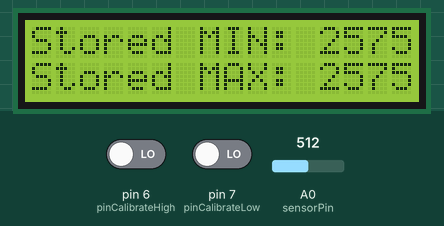
A sketch run on a simulated Arduino Uno, built with avr-gcc and run on an emulated ATmega328P. On the bench: 16×2 character LCD. The test bench sets the inputs (shaded band); at power-on: pin 6 (pinCalibrateHigh) LOW, A0 (sensorPin) = 512, pin 7 (pinCalibrateLow) LOW. EEPROM starts erased; what the sketch prints to the serial monitor is not drawn.

Above: at 0.1 s.
4.3 s: pin 6 (pinCalibrateHigh) driven HIGH
At 6.6 s:
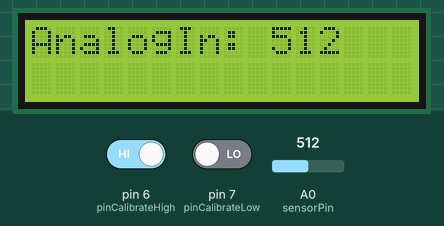
10.5 s: A0 (sensorPin) set to 584
At 15.4 s:
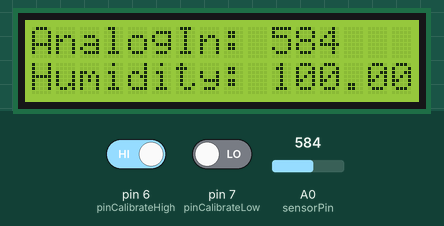
16.6 s: pin 7 (pinCalibrateLow) driven HIGH
24.2 s: pin 6 (pinCalibrateHigh) driven LOW
At 30.6 s:
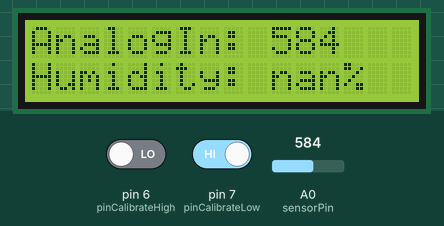
30.9 s: A0 (sensorPin) set to 564
At 33.3 s:
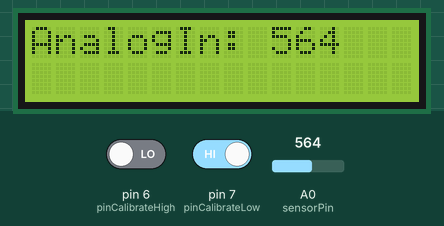
37.0 s: A0 (sensorPin) set to 511
At 39.6 s:
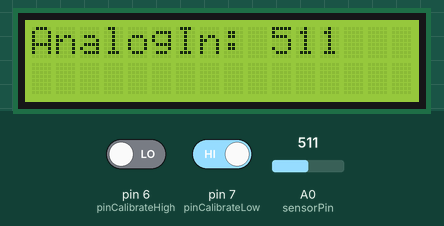
Timing chart, 0 to 41.1 s (numbered marks = the images above; inputs shaded):
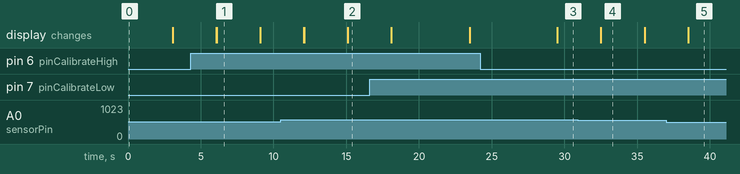

The sketch:

humiditySensor.ino
```cpp
/* So far the code is only for the sensor  completely put into the soil,
  not for layers,
  not for partially put in ...


  I use 2 buttons at 6,7 for triggering the calibration modes


  Measurments are stored in EEPROM  1024 Byte
  For more details look at the code below

*/


// include the libraries code:
#include <LiquidCrystal.h>
#include <EEPROM.h>  // to store measurment values in the eeprom max 1024 Bytes


LiquidCrystal lcd(12, 11, 5, 4, 3, 2); // initialize the library with the numbers of the interface pins


/*****************************************************************************************************
  Global variables
  *********************
*/


// #####################################################################################################
//  Your Calibration measurements put in here
// ############################################

unsigned int MAX_ANALOG_SENSOR_VALUE = 574; // This is the MIN humidity
unsigned int MIN_ANALOG_SENSOR_VALUE = 230;//This is the MAX humidity  ... yes it's reciprocal ...
// #####################################################################################################


// ######################################################################################################
//  PIN SETUP
// ##############

int sensorPin = A0;  // select the input pin for the potentiometer  control the visibility on the display
int pinCalibrateHigh = 6; // button to start the calibration for low humidity
int pinCalibrateLow = 7;  // button to start the calibration for lhigh humidity

// #######################################################################################################


//Sensore varibale stuff
unsigned int sensorValue=0;
float sensorValueInPercent = 0.0;
unsigned int cachedSensorValue=1;

byte sensorValueByte1 = 0;  // variable to store the value coming from the sensor
byte sensorValueByte2 = 0;  // variable to store the value coming from the sensor


// same measurement value counter and convertion
int counter = 0;
byte counterByte1=0;
byte counterByte2=0;


int address = 0; //EEPROM address


boolean storeInEeprom = false; // Flag to store or not to store in EEPROM

//Stored calibration bytes:
static const int ADDRESS_CALIBRATION_MIN_VALUE = EEPROM.length()-4;
//int EEPROM.length()-3
static const int ADDRESS_CALIBRATION_MAX_VALUE = EEPROM.length()-2;
//int EEPROM.length()-1


 byte MIN_ANALOG_SENSOR_VALUE_Byte1 = 0;
 byte MIN_ANALOG_SENSOR_VALUE_Byte2 = 0;
 byte MAX_ANALOG_SENSOR_VALUE_Byte1 = 0;
 byte MAX_ANALOG_SENSOR_VALUE_Byte2 = 0;


int a = 0;  //serial output and iteration


/*
  Global variables  END
  ******************************************************************************************
*/


void setup() {

  // set up the LCD's number of columns and rows:
  lcd.begin(16, 2);
  pinMode(pinCalibrateHigh, INPUT);
  pinMode(pinCalibrateLow, INPUT);


  MIN_ANALOG_SENSOR_VALUE_Byte1 = EEPROM.read(ADDRESS_CALIBRATION_MIN_VALUE);
  MIN_ANALOG_SENSOR_VALUE_Byte2 = EEPROM.read(ADDRESS_CALIBRATION_MIN_VALUE + 1);
  MAX_ANALOG_SENSOR_VALUE_Byte1 = EEPROM.read(ADDRESS_CALIBRATION_MAX_VALUE);
  MAX_ANALOG_SENSOR_VALUE_Byte2 = EEPROM.read(ADDRESS_CALIBRATION_MAX_VALUE + 1);


  MIN_ANALOG_SENSOR_VALUE = MIN_ANALOG_SENSOR_VALUE_Byte1*100 + MIN_ANALOG_SENSOR_VALUE_Byte2;
  MAX_ANALOG_SENSOR_VALUE = MAX_ANALOG_SENSOR_VALUE_Byte1*100 + MAX_ANALOG_SENSOR_VALUE_Byte2;;

  lcd.print("Stored MIN: ");
  lcd.print(MIN_ANALOG_SENSOR_VALUE);
  lcd.setCursor(0, 1);
    lcd.print("Stored MAX: ");
  lcd.print(MAX_ANALOG_SENSOR_VALUE);
  delay(3000);
  lcd.clear();


}


void loop() {


if (digitalRead(pinCalibrateLow) && digitalRead(pinCalibrateHigh) ) {


Serial.begin(9600);
Serial.println("DATA");
Serial.print("Available EEPROM Bytes: ");
Serial.println(EEPROM.length());
while (a < EEPROM.length()) {
    Serial.println(EEPROM.read(a));


    a = a + 1;
  }
  a=0;

Serial.println("Finito");
Serial.end();
}


  //Measurement
  sensorValue = analogRead(sensorPin);   // read the value from the sensor:
  //split into 2 bytes. first byte shows x100, second one x10 and x1
  sensorValueByte1=sensorValue /100;
  sensorValueByte2=sensorValue - (sensorValueByte1)*100;


//Calibration Value 2 through button 1 pressed


  if (digitalRead(pinCalibrateHigh)) {
    lcd.clear();
    MIN_ANALOG_SENSOR_VALUE = sensorValue;


   MIN_ANALOG_SENSOR_VALUE_Byte1 = MIN_ANALOG_SENSOR_VALUE / 100;
   MIN_ANALOG_SENSOR_VALUE_Byte2 = MIN_ANALOG_SENSOR_VALUE - MIN_ANALOG_SENSOR_VALUE_Byte1*100;


    EEPROM.update(ADDRESS_CALIBRATION_MIN_VALUE,MIN_ANALOG_SENSOR_VALUE_Byte1);
    EEPROM.update(ADDRESS_CALIBRATION_MIN_VALUE+1,MIN_ANALOG_SENSOR_VALUE_Byte2);

    lcd.print("AnalogIn: ");
    lcd.print(MIN_ANALOG_SENSOR_VALUE);


    delay(3000);


  }


 //Calibration Value 2 through button 2 pressed
  if (digitalRead(pinCalibrateLow)) {
    MAX_ANALOG_SENSOR_VALUE = sensorValue;


   MAX_ANALOG_SENSOR_VALUE_Byte1 = MAX_ANALOG_SENSOR_VALUE / 100;
   MAX_ANALOG_SENSOR_VALUE_Byte2 = MAX_ANALOG_SENSOR_VALUE - MAX_ANALOG_SENSOR_VALUE_Byte1*100;


    EEPROM.update(ADDRESS_CALIBRATION_MAX_VALUE,MAX_ANALOG_SENSOR_VALUE_Byte1);
    EEPROM.update(ADDRESS_CALIBRATION_MAX_VALUE+1,MAX_ANALOG_SENSOR_VALUE_Byte2);

    lcd.clear();
    lcd.print("AnalogIn: ");
    lcd.print(MAX_ANALOG_SENSOR_VALUE);


    delay(3000);
    lcd.clear();


   /*
    * If Button 2 is pressed after button 1 EEPROM storage will be activated or deactivated
    */
   if (digitalRead(pinCalibrateHigh)) {


     if(!storeInEeprom){
     lcd.print("STORE");
     lcd.setCursor(0, 1);
     lcd.print("DATA IN EEPROM");
     storeInEeprom = true;}

     else{
      lcd.print("STOP");
       lcd.setCursor(0, 1);
      lcd.print("SAVE IN EEPROM");
      storeInEeprom = false;
      }
     delay(3000);
     lcd.clear();


   }


  }


/*
 *  Store the measurements in the EEPROM
 *  A value is stored in 2 Bytes
 *  If the value has not changed a counter stores the number of unchanged measurments and this number will later be stored in the EEPROM to decrease EEPROM writes problems and saves storage
 */
  if(storeInEeprom){
    if (cachedSensorValue!=sensorValue) {
      if (counter == 0) {
       EEPROM.write(address , sensorValueByte1);
        EEPROM.write(address + 1 , sensorValueByte2);
         address = address + 2;
      }

     else {
        counterByte1=counter /100 ;

        EEPROM.write(address, counterByte1);
        EEPROM.write(address + 1, counterByte2);
        EEPROM.write(address + 2, sensorValueByte1);
        EEPROM.write(address + 3, sensorValueByte2);

        address = address + 4; // because 2 Bytes are used for the new  measured value and 2 bytes are used for the previous count of the unchanged measurements   address +4 as new starting point to store a value

     }
   }
    counter = 0;

 }


  else {
    counter = counter + 1; // when the measurements don't differ
  }


//Display output of the measurementvalue of the sensor


  lcd.clear();
  lcd.print("AnalogIn: ");
  lcd.print(sensorValue);
  lcd.setCursor(0, 1);


  //convert into %
  float value1 = (sensorValue - MIN_ANALOG_SENSOR_VALUE); //from byte to float

  float value2 = (MAX_ANALOG_SENSOR_VALUE - MIN_ANALOG_SENSOR_VALUE);  //from byte to float

  sensorValueInPercent = 100 - (( value1 / value2 )* 100); // converted in %


//sensorValueInPercent = 100 - (((sensorValue - MIN_ANALOG_SENSOR_VALUE) / (MAX_ANALOG_SENSOR_VALUE - MIN_ANALOG_SENSOR_VALUE)) * 100); // convert into %


cachedSensorValue=sensorValue; // for the lookup if it is necessary to store the next measured value or to count this value ...


  /*
    Serial output
  */
  //Serial.print("Feuchte in %: ");
  //Serial.println(sensorValue);


  /*
    LCD output of the calculated % of humidity
  */
  lcd.print("Humidity: ");
  lcd.print(sensorValueInPercent, 2);
  lcd.print("%");


  delay(3000); // how long you want to see one measurment while no other measurments are taken ...
  lcd.clear();


/*
 *  For testing purposes readout EEPROM
 */

/*
Serial.begin(9600);
Serial.println("EEPROM length");
Serial.println(EEPROM.length());
while (a < EEPROM.length()) {
    Serial.println(EEPROM.read(a));


    a = a + 1;
  }
  a=0;

Serial.println("Finito");
Serial.end();
*/


}
```

Measured:
- after the input at 4.3 s, the display: first differs from a run without the input after 1.8 s (image 1)
- after the input at 24.2 s, the display: changes after 5.3 s (image 3)
- what the display in image 1 shows lasts 3.0 s, from 6.1 s to 9.1 s
